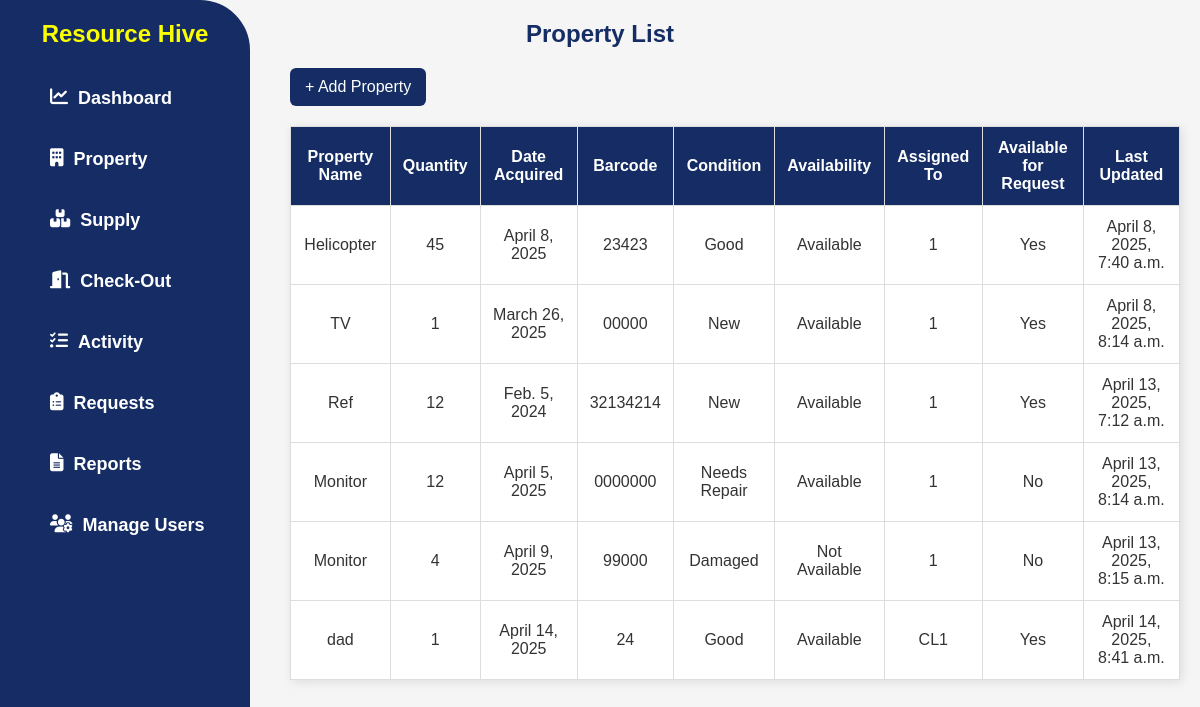
Screenshot of /property/ with the database file from the repository.
### app/models.py (models this page shows, shortened)
class Property(models.Model):
    CONDITION_CHOICES = [
        ('new', 'New'),
        ('good', 'Good'),
        ('needs_repair', 'Needs Repair'),
        ('damaged', 'Damaged'),
    ]
    AVAILABILITY_CHOICES = [
        ('available', 'Available'),
        ('not_available', 'Not Available'),
    ]
    property_name = models.CharField(max_length=255)
    quantity = models.PositiveIntegerField(default=1)
    date_acquired = models.DateField()
    barcode = models.CharField(max_length=100, unique=True)
    condition = models.CharField(max_length=20, choices=CONDITION_CHOICES, default='new')
    availability = models.CharField(max_length=20, choices=AVAILABILITY_CHOICES, default='available')
    assigned_to = models.CharField(max_length=255)
    available_for_request = models.BooleanField(default=True)
    last_updated = models.DateTimeField(auto_now=True)

### app/views.py (the view)
# urls.py: path('property/', PropertyListView.as_view(), name='property_list'),
class PropertyListView(ListView):
    model = Property
    template_name = 'app/property.html'
    context_object_name = 'properties'
    def get_context_data(self, **kwargs):
        context = super().get_context_data(**kwargs)
        context['form'] = PropertyForm()
        return context

### app/templates/app/property.html (shortened to what this page needs)
{% load static %}
<!DOCTYPE html>
<html lang="en">
  <head>
    <link rel="stylesheet" href="{% static 'css/style.css' %}" />
    <link
      rel="stylesheet"
      href="https://cdnjs.cloudflare.com/ajax/libs/font-awesome/6.4.2/css/all.min.css"
    />
  </head>
  <body>
    {% include 'app/navbar.html' %} {% block content %}
    <h2>Property List</h2>
    <div class="add-property-container">
      <button id="openModalBtn" class="add-btn">+ Add Property</button>
    </div>
    <div class="content">
      <table border="1">
        <thead>
          <tr>
            <th>Property Name</th>
            <th>Quantity</th>
            <th>Date Acquired</th>
            <th>Barcode</th>
            <th>Condition</th>
            <th>Availability</th>
            <th>Assigned To</th>
            <th>Available for Request</th>
            <th>Last Updated</th>
          </tr>
        </thead>
        <tbody>
          {% for property in properties %}
          <tr>
            <td>{{ property.property_name }}</td>
            <td>{{ property.quantity }}</td>
            <td>{{ property.date_acquired }}</td>
            <td>{{ property.barcode }}</td>
            <td>{{ property.get_condition_display }}</td>
            <td>{{ property.get_availability_display }}</td>
            <td>{{ property.assigned_to|default:"Unassigned" }}</td>
            <td>{{ property.available_for_request|yesno:"Yes,No" }}</td>
            <td>{{ property.last_updated }}</td>
          </tr>
          {% empty %}
          <tr>
            <td colspan="9">No properties available.</td>
          </tr>
          {% endfor %}
        </tbody>
      </table>
    </div>
    {% endblock %}
  </body>
</html>

### app/templates/app/navbar.html (shortened to what this page needs)
<nav class="sidebar">
  <h1>Resource Hive</h1>
  <ul>
    <li>
      <a href="{% url 'dashboard' %}">
        <i class="fas fa-chart-line"></i> Dashboard
      </a>
    </li>
    <li>
      <a href="{% url 'property_list' %}">
        <i class="fas fa-building"></i> Property
      </a>
    </li>
    <li>
      <a href="{% url 'supply_list' %}">
        <i class="fas fa-boxes"></i> Supply
      </a>
    </li>
    <li>
      <a href="{% url 'checkout' %}">
        <i class="fas fa-door-open"></i>  Check-Out
      </a>
    </li>
    <li>
      <a href="{% url 'activity' %}">
        <i class="fas fa-tasks"></i> Activity
      </a>
    </li>
    <li>
      <a href="{% url 'requests' %}">
        <i class="fas fa-clipboard-list"></i> Requests
      </a>
    </li>
    <li>
      <a href="{% url 'reports' %}">
        <i class="fas fa-file-alt"></i> Reports
      </a>
    </li>
    <li>
      <a href="{% url 'manage_users' %}">
        <i class="fas fa-users-cog"></i> Manage Users
      </a>
    </li>
  </ul>
</nav>

### static/css/style.css (style rules this page uses)
body { font-family: Arial, sans-serif; margin: 0; padding: 0; background-color: whitesmoke; }
h1 { text-align: center; margin-top: 20px; color: #fbff00; }
.sidebar { width: 250px; height: 100%; background-color: #152d64; border-top-right-radius: 50px; border-bottom-right-radius: 50px; position: fixed; top: 0; left: 0; }
.sidebar ul { list-style-type: none; padding: 0; }
.sidebar ul li { padding: 20px; display: flex; justify-content: left; height: 100%; padding-left: 50px; }
.sidebar ul li a { color: white; text-decoration: none; font-size: 18px; display: flex; gap: 10px; font-weight: bold; }
.content { margin-left: 270px; padding: 20px; }
h2 { text-align: center; color: #152d64; font-size: 24px; margin-bottom: 20px; }
table { width: 100%; border-collapse: collapse; background: white; box-shadow: 2px 2px 10px rgba(0, 0, 0, 0.1); }
th, td { padding: 12px; text-align: center; border: 1px solid #ddd; }
th { background-color: #152d64; color: white; font-weight: bold; }
td { color: #333; }
.content { display: flex; flex-direction: column; gap: 30px; margin-top: 0; }
.add-btn { background-color: #152d64; color: white; padding: 10px 15px; border: none; border-radius: 6px; cursor: pointer; font-size: 16px; transition: background-color 0.3s ease; margin-left: 290px; }

### rows the page displays
Property: property_name "Helicopter", quantity "45", date_acquired "April 8, 2025", barcode "23423", condition "Good", availability "Available", assigned_to "1", available_for_request "Yes", last_updated "April 8, 2025, 7:40 a.m."
Property: property_name "TV", quantity "1", date_acquired "March 26, 2025", barcode "00000", condition "New", availability "Available", assigned_to "1", available_for_request "Yes", last_updated "April 8, 2025, 8:14 a.m."
Property: property_name "Ref", quantity "12", date_acquired "Feb. 5, 2024", barcode "32134214", condition "New", availability "Available", assigned_to "1", available_for_request "Yes", last_updated "April 13, 2025, 7:12 a.m."
Property: property_name "Monitor", quantity "12", date_acquired "April 5, 2025", barcode "0000000", condition "Needs Repair", availability "Available", assigned_to "1", available_for_request "No", last_updated "April 13, 2025, 8:14 a.m."
Property: property_name "Monitor", quantity "4", date_acquired "April 9, 2025", barcode "99000", condition "Damaged", availability "Not Available", assigned_to "1", available_for_request "No", last_updated "April 13, 2025, 8:15 a.m."
Property: property_name "dad", quantity "1", date_acquired "April 14, 2025", barcode "24", condition "Good", availability "Available", assigned_to "CL1", available_for_request "Yes", last_updated "April 14, 2025, 8:41 a.m."
